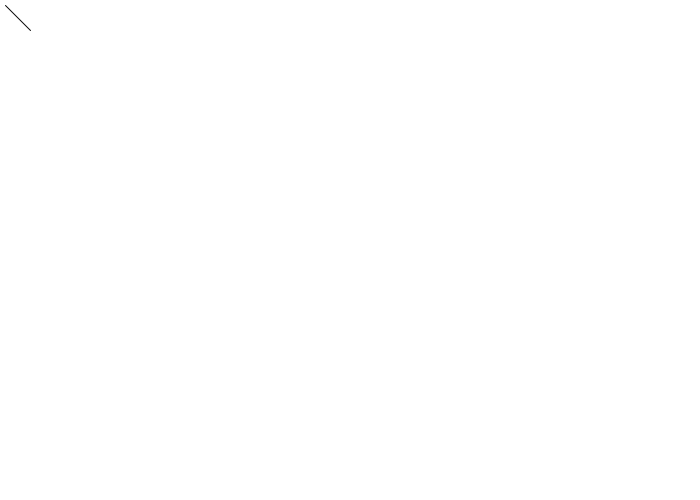
Frame 1 (no input)
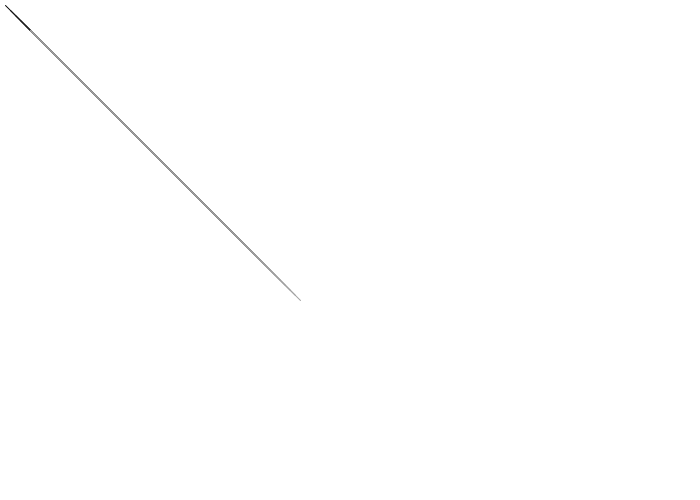
Frame 60 (the mouse pressed at the canvas centre just before this capture)
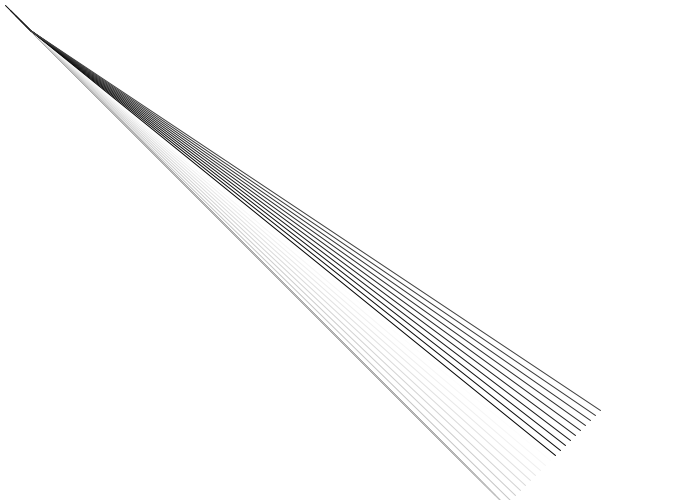
Frame 120 (the mouse held since frame 60 and released just before this capture)

The Processing sketch that drew these frames (run headless with seeded random() and noise(); from frame 60 on, the mouse is pressed at the canvas centre):

// Processing sketch: processing_105418
// ── processing_105418.pde

//Star Drawings by Henry Zhu
//August 2nd, 2013 
//Contact me at henry.david.zhu@gmail.com !

//Code
//Sets up beginning properties
void setup() {
  size(700, 500);
  background(255);
}

//Starting Positions
int x = 0;
int y = 0;

//Speeds
int xSpeed = 5;
int ySpeed = 5;

//Colors
int rColor = 0;
int gColor = 0;
int bColor = 0;

//Draws Lines
void draw() {
  //Sets restriction conditions for colors
  rColor += 7;
  if (rColor > 255) {
    rColor = 0;
  }
  gColor += 7;
  if (gColor > 255) {
    gColor = 0;
  }
  bColor += 7;
  if (bColor > 255) {
    bColor = 0;
  }
  
  //Increases the speed
  x += xSpeed;
  y += ySpeed;

  //Reverses speed under conditions
  if ( y > height ) {
    ySpeed = -ySpeed;
  }
  if (y < 0) {
    ySpeed = -ySpeed;
  } 
  if (x < 0 || x > width) {
    xSpeed = -xSpeed;
  }
  
  //Draws the lines
  stroke(rColor, gColor, bColor);
  line(x, y, 30, 30);
  
  //Sets the frame rate
  frameRate(90);
}
